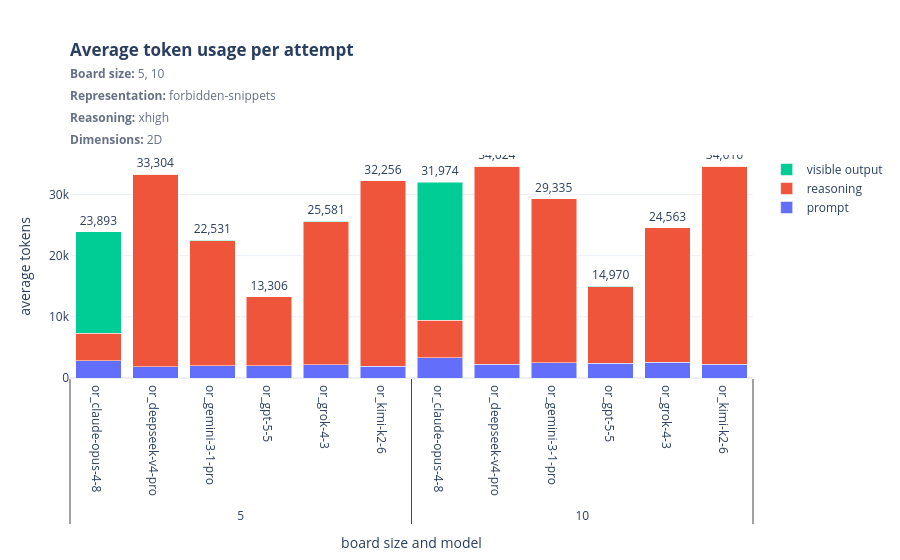

This figure's notebook cell:
### Markdown cell above
## Token usage

Provider-reported input and completion tokens for the selected attempts.

### Code cell
view.show_all(figures.plot_token_usage_bars(aggregate))

### Figure 1 — Plotly figure (JSON) as saved in the notebook; plotly's stock layout.template omitted (floating-point values rounded to 4 significant figures)
{"data": [{"customdata": [["5", "or_claude-opus-4-8"], ["5", "or_deepseek-v4-pro"], ["5", "or_gemini-3-1-pro"], ["5", "or_gpt-5-5"], ["5", "or_grok-4-3"], ["5", "or_kimi-k2-6"], ["10", "or_claude-opus-4-8"], ["10", "or_deepseek-v4-pro"], ["10", "or_gemini-3-1-pro"], ["10", "or_gpt-5-5"], ["10", "or_grok-4-3"], ["10", "or_kimi-k2-6"]], "hovertemplate": "board size=%{customdata[0]}<br>model=%{customdata[1]}<br>prompt: %{y:,.0f}<extra></extra>", "name": "prompt", "type": "bar", "x": [["5", "5", "5", "5", "5", "5", "10", "10", "10", "10", "10", "10"], ["or_claude-opus-4-8", "or_deepseek-v4-pro", "or_gemini-3-1-pro", "or_gpt-5-5", "or_grok-4-3", "or_kimi-k2-6", "or_claude-opus-4-8", "or_deepseek-v4-pro", "or_gemini-3-1-pro", "or_gpt-5-5", "or_grok-4-3", "or_kimi-k2-6"]], "y": [2780.0, 1862.0, 1991.0, 1984, 2183, 1926.0, 3303.0, 2239.0, 2463.0, 2371.0, 2549, 2232.0]}, {"customdata": [["5", "or_claude-opus-4-8"], ["5", "or_deepseek-v4-pro"], ["5", "or_gemini-3-1-pro"], ["5", "or_gpt-5-5"], ["5", "or_grok-4-3"], ["5", "or_kimi-k2-6"], ["10", "or_claude-opus-4-8"], ["10", "or_deepseek-v4-pro"], ["10", "or_gemini-3-1-pro"], ["10", "or_gpt-5-5"], ["10", "or_grok-4-3"], ["10", "or_kimi-k2-6"]], "hovertemplate": "board size=%{customdata[0]}<br>model=%{customdata[1]}<br>reasoning: %{y:,.0f}<extra></extra>", "name": "reasoning", "type": "bar", "x": [["5", "5", "5", "5", "5", "5", "10", "10", "10", "10", "10", "10"], ["or_claude-opus-4-8", "or_deepseek-v4-pro", "or_gemini-3-1-pro", "or_gpt-5-5", "or_grok-4-3", "or_kimi-k2-6", "or_claude-opus-4-8", "or_deepseek-v4-pro", "or_gemini-3-1-pro", "or_gpt-5-5", "or_grok-4-3", "or_kimi-k2-6"]], "y": [4499.0, 31440.0, 20480.0, 11290.0, 23360.0, 30310, 6156.0, 32384, 26816, 12560.0, 21980.0, 32383]}, {"customdata": [["5", "or_claude-opus-4-8"], ["5", "or_deepseek-v4-pro"], ["5", "or_gemini-3-1-pro"], ["5", "or_gpt-5-5"], ["5", "or_grok-4-3"], ["5", "or_kimi-k2-6"], ["10", "or_claude-opus-4-8"], ["10", "or_deepseek-v4-pro"], ["10", "or_gemini-3-1-pro"], ["10", "or_gpt-5-5"], ["10", "or_grok-4-3"], ["10", "or_kimi-k2-6"]], "hovertemplate": "board size=%{customdata[0]}<br>model=%{customdata[1]}<br>visible output: %{y:,.0f}<extra></extra>", "name": "visible output", "text": ["23,893", "33,304", "22,531", "13,306", "25,581", "32,256", "31,974", "34,624", "29,335", "14,970", "24,563", "34,616"], "textposition": "outside", "type": "bar", "x": [["5", "5", "5", "5", "5", "5", "10", "10", "10", "10", "10", "10"], ["or_claude-opus-4-8", "or_deepseek-v4-pro", "or_gemini-3-1-pro", "or_gpt-5-5", "or_grok-4-3", "or_kimi-k2-6", "or_claude-opus-4-8", "or_deepseek-v4-pro", "or_gemini-3-1-pro", "or_gpt-5-5", "or_grok-4-3", "or_kimi-k2-6"]], "y": [16610.0, 6.286, 59.86, 36.14, 36.29, 20, 22510.0, 1, 56.29, 36.71, 31.83, 1]}], "layout": {"barmode": "stack", "legend": {"title": {"text": ""}}, "margin": {"b": 70, "l": 70, "r": 30, "t": 155}, "title": {"text": "<b>Average token usage per attempt</b><br><span style='font-size:12px;color:#667085'><b>Board size:</b> 5, 10<br><b>Representation:</b> forbidden-snippets<br><b>Reasoning:</b> xhigh<br><b>Dimensions:</b> 2D</span>", "x": 0, "xanchor": "left", "xref": "paper", "y": 0.9, "yanchor": "top"}, "xaxis": {"title": {"text": "board size and model"}, "type": "multicategory"}, "yaxis": {"title": {"text": "average tokens"}}}}
